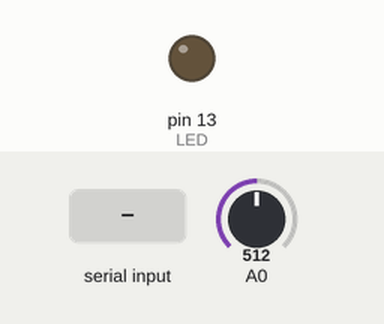
A sketch run on a simulated Arduino Uno, built with avr-gcc and run on an emulated ATmega328P. Shown: output pins drawn as LEDs (lit = HIGH). The test bench sets the inputs (shaded band); at power-on: A0 = 512. What the sketch prints to the serial monitor is not drawn.

Above: at 1.2 s.
1.3 s: byte 1 (1) received over Serial
At 2.0 s:
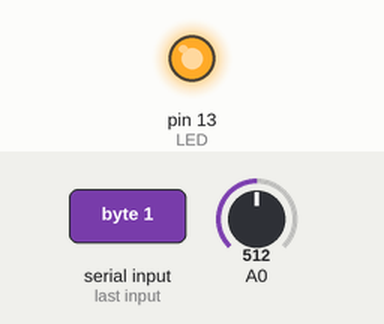
2.8 s: A0 set to 716
4.5 s: A0 set to 900
Timing chart, 0 to 7.5 s (numbered marks = the images above; inputs shaded):
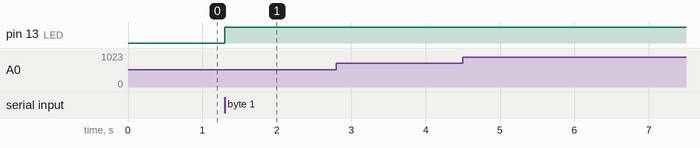

Measured:
- after the input at 1.3 s, pin 13 (LED): LOW → HIGH at once
- after the input at 2.8 s, every drawn part: stays the same
- after the input at 4.5 s, every drawn part: stays the same

The sketch:

Arduino_demo_program_for_BLE.ino
```cpp
// BLE Test Program

const int LED=13;
int rsvData = 0;
int sensorVal = 0;

void setup()
{
  pinMode(LED, OUTPUT);
Serial.begin(9600);
}
void loop()
{
  if(Serial.available() > 0){
  rsvData = Serial.read();
if(rsvData == 1){
  digitalWrite(LED, HIGH);
}else if(rsvData == 0){
  digitalWrite(LED, LOW);
}
}
sensorVal = analogRead(0);
sensorVal = sensorVal>>2; //10bit->8bit値
Serial.write(sensorVal);
delay(100);

}
```
